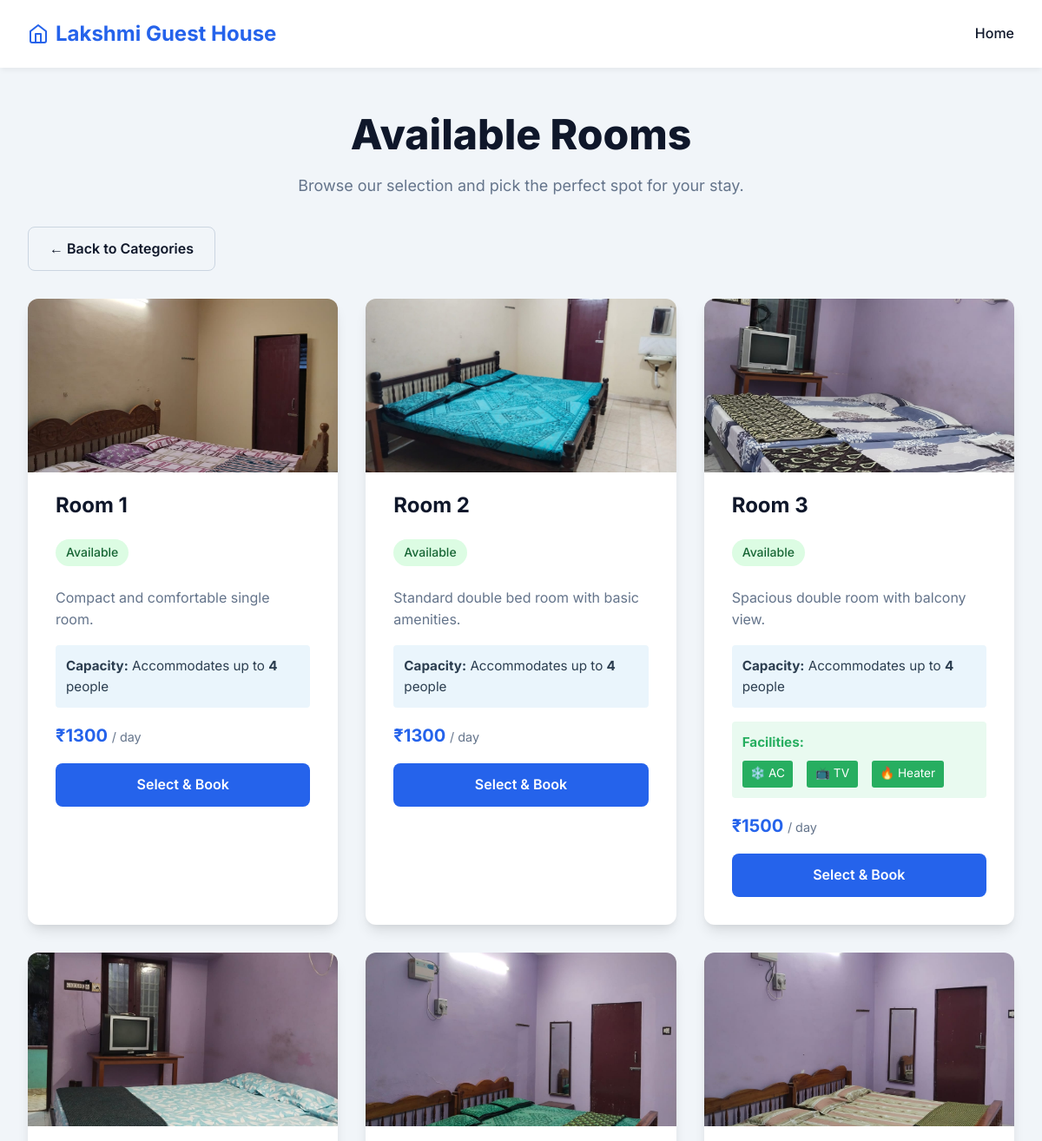
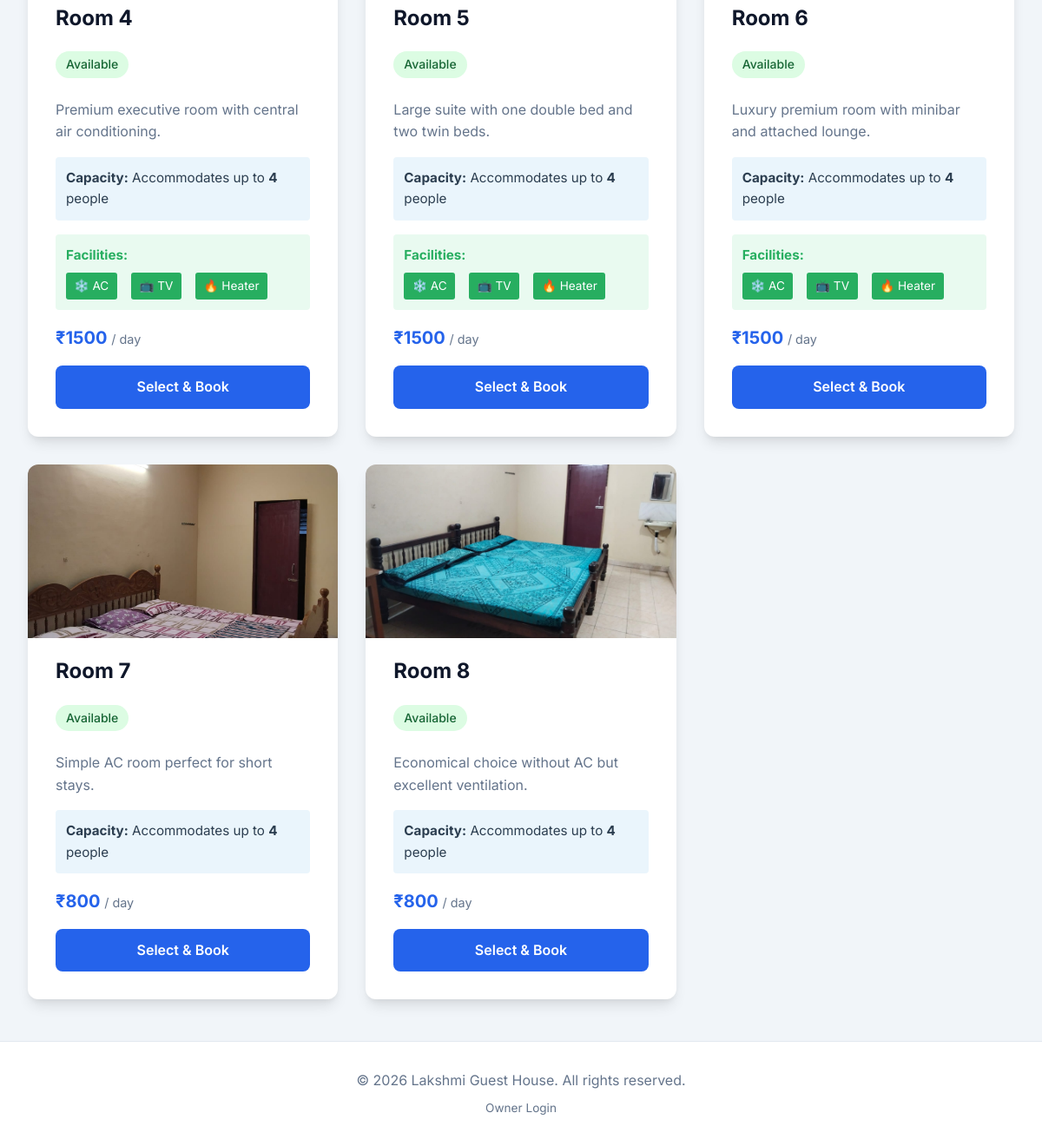
Page /category/Room on the committed database (2 pictures, top to bottom).
### app.py (models this page shows)
class Accommodation(db.Model):
    id = db.Column(db.Integer, primary_key=True)
    name = db.Column(db.String(100), nullable=False) # e.g. "Room 1", "Hall 1"
    type = db.Column(db.String(50), nullable=False)  # Hall, Cottage, Room
    description = db.Column(db.Text, nullable=True)
    price = db.Column(db.Float, nullable=False)
    image_filenames = db.Column(db.Text, nullable=True)
    is_closed = db.Column(db.Boolean, default=False)
    max_people = db.Column(db.Integer, default=1)  # Number of people accommodation
    facilities = db.Column(db.Text, nullable=True)  # Comma-separated: AC,TV,Heater

### app.py (the view)
@app.route('/category/<string:acc_type>')
def category_view(acc_type):
    accommodations = Accommodation.query.filter_by(type=acc_type).all()
    today = datetime.now().date()
    for acc in accommodations:
        if acc.is_closed:
            acc.is_available_today = False
        else:
            is_booked = Booking.query.filter(
                Booking.accommodation_id == acc.id,
                Booking.status == 'Approved',
                Booking.check_out >= today
            ).first()
            acc.is_available_today = not bool(is_booked)
    return render_template('category.html', accommodations=accommodations, acc_type=acc_type)

### templates/category.html (shortened to what this page needs)
{% extends 'base.html' %}
{% block content %}
<div class="hero" style="margin-bottom: 2rem;">
    <h1>Available {{ acc_type }}s</h1>
    <p>Browse our selection and pick the perfect spot for your stay.</p>
</div>
<div style="margin-bottom: 2rem;">
    <a href="{{ url_for('index') }}" class="btn btn-secondary" style="width: auto;">&larr; Back to Categories</a>
</div>
<div class="accommodations-grid">
    {% for acc in accommodations %}
    <div class="card">
        <div class="card-image-wrapper">
            <img src="{{ url_for('static', filename='images/' ~ acc.image_filenames.split(',')[0]) }}" alt="{{ acc.name }}" class="card-image">
        </div>
        <div class="card-header">
            <h2 class="card-title">{{ acc.name }}</h2>
            {% if acc.is_closed %}
                <span class="card-badge unavailable-badge" style="background: #e74c3c;">Unavailable</span>
            {% elif acc.is_available_today %}
                <span class="card-badge available-badge">Available</span>
            {% else %}
                <span class="card-badge unavailable-badge">Booked Today</span>
            {% endif %}
        </div>
        <div class="card-body">
            <p>{{ acc.description }}</p>
            {% if acc.max_people %}
            <div style="padding: 0.75rem; background: rgba(52, 152, 219, 0.1); border-radius: 4px; margin-bottom: 1rem; font-size: 0.95rem; color: #2c3e50;">
                <strong>Capacity:</strong> Accommodates up to <strong>{{ acc.max_people }}</strong> {{ 'person' if acc.max_people == 1 else 'people' }}
            </div>
            {% endif %}
            {% if acc.facilities %}
            <div style="padding: 0.75rem; background: rgba(46, 204, 113, 0.1); border-radius: 4px; margin-bottom: 1rem; font-size: 0.95rem; color: #27ae60;">
                <strong>Facilities:</strong>
                <div style="display: flex; gap: 1rem; margin-top: 0.5rem; flex-wrap: wrap;">
                    {% if 'AC' in acc.facilities %}<span style="background: #27ae60; color: white; padding: 0.3rem 0.6rem; border-radius: 3px; font-size: 0.85rem;">❄️ AC</span>{% endif %}
                    {% if 'TV' in acc.facilities %}<span style="background: #27ae60; color: white; padding: 0.3rem 0.6rem; border-radius: 3px; font-size: 0.85rem;">📺 TV</span>{% endif %}
                    {% if 'Heater' in acc.facilities %}<span style="background: #27ae60; color: white; padding: 0.3rem 0.6rem; border-radius: 3px; font-size: 0.85rem;">🔥 Heater</span>{% endif %}
                </div>
            </div>
            {% endif %}
            <div class="price-tag">₹{{ "%.0f"|format(acc.price) }} <span style="font-size: 0.9rem; font-weight: normal; color: var(--text-light);">/ day</span></div>
            {% if acc.is_closed %}
                <button class="btn" disabled style="background: var(--text-light); cursor: not-allowed; opacity: 0.7;">Currently Unavailable</button>
            {% elif not acc.is_available_today %}
                <button class="btn" disabled style="background: var(--text-light); cursor: not-allowed; opacity: 0.7;">Already Booked</button>
            {% else %}
                <a href="{{ url_for('book', acc_id=acc.id) }}" class="btn">Select & Book</a>
            {% endif %}
        </div>
    </div>
    {% endfor %}
</div>
{% endblock %}

### templates/base.html (shortened to what this page needs)
<!DOCTYPE html>
<html lang="en">
<head>
    <link rel="stylesheet" href="{{ url_for('static', filename='css/style.css') }}">
</head>
<body>
    <header>
        <nav>
            <a href="{{ url_for('index') }}" class="logo">
                <svg xmlns="http://www.w3.org/2000/svg" width="24" height="24" viewBox="0 0 24 24" fill="none" stroke="currentColor" stroke-width="2" stroke-linecap="round" stroke-linejoin="round"><path d="M3 9l9-7 9 7v11a2 2 0 0 1-2 2H5a2 2 0 0 1-2-2z"></path><polyline points="9 22 9 12 15 12 15 22"></polyline></svg>
                Lakshmi Guest House
            </a>
            <div class="nav-links">
                <a href="{{ url_for('index') }}">Home</a>
            </div>
        </nav>
    </header>
    <main>
        {% block content %}{% endblock %}
    </main>
    <footer>
        <p>&copy; 2026 Lakshmi Guest House. All rights reserved.</p>
        <p style="margin-top: 0.5rem; font-size: 0.85rem;"><a href="{{ url_for('login') }}" style="color: var(--text-light); text-decoration: none;">Owner Login</a></p>
    </footer>
</body>
</html>

### static/css/style.css (style rules this page uses)
:root { --primary-color: #2563eb; --primary-hover: #1d4ed8; --secondary-color: #f8fafc; --text-dark: #0f172a; --text-light: #64748b; --bg-color: #f1f5f9; --card-bg: #ffffff; --border-radius: 12px; --box-shadow: 0 10px 15px -3px rgba(0, 0, 0, 0.1), 0 4px 6px -2px rgba(0, 0, 0, 0.05); --transition: all 0.3s ease; }
* { box-sizing: border-box; margin: 0; padding: 0; }
body { font-family: 'Inter', sans-serif; background-color: var(--bg-color); color: var(--text-dark); line-height: 1.6; min-height: 100vh; display: flex; flex-direction: column; }
header { background-color: var(--card-bg); box-shadow: 0 4px 6px -1px rgba(0, 0, 0, 0.05); position: sticky; top: 0; z-index: 100; }
nav { max-width: 1200px; margin: 0 auto; padding: 1.25rem 2rem; display: flex; justify-content: space-between; align-items: center; }
nav .logo { font-size: 1.5rem; font-weight: 700; color: var(--primary-color); text-decoration: none; display: flex; align-items: center; gap: 0.5rem; }
nav .nav-links a { text-decoration: none; color: var(--text-dark); font-weight: 500; transition: var(--transition); }
main { flex: 1; max-width: 1200px; margin: 0 auto; padding: 3rem 2rem; width: 100%; }
h1, h2, h3 { line-height: 1.2; margin-bottom: 1rem; }
.hero { text-align: center; margin-bottom: 4rem; }
.hero h1 { font-size: 3rem; font-weight: 800; color: var(--text-dark); margin-bottom: 1rem; }
.hero p { font-size: 1.125rem; color: var(--text-light); max-width: 600px; margin: 0 auto; }
.accommodations-grid { display: grid; grid-template-columns: repeat(auto-fit, minmax(300px, 1fr)); gap: 2rem; }
.card { background-color: var(--card-bg); border-radius: var(--border-radius); padding: 2rem; box-shadow: var(--box-shadow); transition: var(--transition); display: flex; flex-direction: column; overflow: hidden; }
.card-image-wrapper { height: 200px; overflow: hidden; margin: -2rem -2rem 1.5rem -2rem; }
.card-image { width: 100%; height: 100%; object-fit: cover; transition: transform 0.3s ease; }
.card-header { margin-bottom: 1.5rem; }
.card-title { font-size: 1.5rem; font-weight: 700; color: var(--text-dark); }
.card-badge { display: inline-block; background-color: var(--primary-color); color: white; padding: 0.25rem 0.75rem; border-radius: 9999px; font-size: 0.875rem; font-weight: 500; margin-top: 0.5rem; }
.available-badge { background-color: #dcfce3; color: #166534; }
.price-tag { font-size: 1.25rem; font-weight: 700; color: var(--primary-color); margin-bottom: 1rem; }
.card-body { flex: 1; }
.card-body p { color: var(--text-light); margin-bottom: 1rem; }
.btn { display: inline-block; background-color: var(--primary-color); color: white; padding: 0.75rem 1.5rem; border-radius: 8px; text-decoration: none; font-weight: 600; text-align: center; transition: var(--transition); border: none; cursor: pointer; width: 100%; }
.btn-secondary { background-color: transparent; color: var(--text-dark); border: 1px solid #cbd5e1; }
footer { text-align: center; padding: 2rem; background-color: white; color: var(--text-light); border-top: 1px solid #e2e8f0; margin-top: auto; }

### rows in the picture
Accommodation: image_filenames (picture), name "Room 1", is_closed "Available", description "Compact and comfortable single room.", max_people "4", max_people "people", price "1300"
Accommodation: image_filenames (picture), name "Room 2", is_closed "Available", description "Standard double bed room with basic amenities.", max_people "4", max_people "people", price "1300"
Accommodation: shows a picture, name "Room 3", is_closed "Available", description "Spacious double room with balcony view.", max_people "4", max_people "people", shows "Facilities:", facilities "❄️ AC", price "1500"
Accommodation: shows a picture, name "Room 4", is_closed "Available", description "Premium executive room with central air conditioning.", max_people "4", max_people "people", shows "Facilities:", facilities "❄️ AC", price "1500"
Accommodation: image_filenames (picture), name "Room 5", is_closed "Available", description "Large suite with one double bed and two twin beds.", max_people "4", max_people "people", shows "Facilities:", facilities "❄️ AC", price "1500"
Accommodation: image_filenames (picture), name "Room 6", is_closed "Available", description "Luxury premium room with minibar and attached lounge.", max_people "4", max_people "people", shows "Facilities:", facilities "❄️ AC", price "1500"
Accommodation: image_filenames (picture), name "Room 7", is_closed "Available", description "Simple AC room perfect for short stays.", max_people "4", max_people "people", price "800"
Accommodation: image_filenames (picture), name "Room 8", is_closed "Available", description "Economical choice without AC but excellent ventilation.", max_people "4", max_people "people", price "800"

### other values in the picture
{{ acc_type }} "Room"
